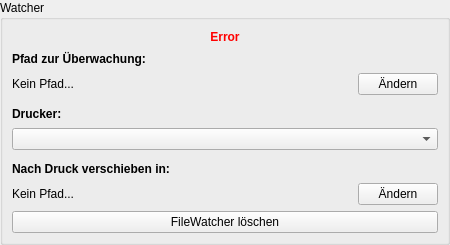
<?xml version="1.0" encoding="UTF-8"?>
<ui version="4.0">
 <class>FileWatcherWidget</class>
 <widget class="QWidget" name="FileWatcherWidget">
  <property name="geometry">
   <rect>
    <x>0</x>
    <y>0</y>
    <width>450</width>
    <height>245</height>
   </rect>
  </property>
  <property name="windowTitle">
   <string>Form</string>
  </property>
  <layout class="QVBoxLayout" name="verticalLayout">
   <property name="leftMargin">
    <number>0</number>
   </property>
   <property name="topMargin">
    <number>0</number>
   </property>
   <property name="rightMargin">
    <number>0</number>
   </property>
   <property name="bottomMargin">
    <number>0</number>
   </property>
   <item>
    <widget class="QGroupBox" name="groupBox">
     <property name="title">
      <string>Watcher</string>
     </property>
     <layout class="QVBoxLayout" name="verticalLayout_2">
      <item>
       <widget class="QLabel" name="label_errorMsg">
        <property name="font">
         <font>
          <weight>75</weight>
          <bold>true</bold>
         </font>
        </property>
        <property name="styleSheet">
         <string notr="true">color: red;</string>
        </property>
        <property name="text">
         <string>Error</string>
        </property>
        <property name="alignment">
         <set>Qt::AlignCenter</set>
        </property>
       </widget>
      </item>
      <item>
       <widget class="QLabel" name="label">
        <property name="font">
         <font>
          <weight>75</weight>
          <bold>true</bold>
         </font>
        </property>
        <property name="text">
         <string>Pfad zur Überwachung:</string>
        </property>
       </widget>
      </item>
      <item>
       <layout class="QHBoxLayout" name="horizontalLayout">
        <item>
         <widget class="QLabel" name="label_path">
          <property name="sizePolicy">
           <sizepolicy hsizetype="MinimumExpanding" vsizetype="Preferred">
            <horstretch>0</horstretch>
            <verstretch>0</verstretch>
           </sizepolicy>
          </property>
          <property name="text">
           <string>Kein Pfad...</string>
          </property>
         </widget>
        </item>
        <item>
         <widget class="QPushButton" name="pushButton_changePath">
          <property name="text">
           <string>Ändern</string>
          </property>
         </widget>
        </item>
       </layout>
      </item>
      <item>
       <spacer name="verticalSpacer_2">
        <property name="orientation">
         <enum>Qt::Vertical</enum>
        </property>
        <property name="sizeType">
         <enum>QSizePolicy::Fixed</enum>
        </property>
        <property name="sizeHint" stdset="0">
         <size>
          <width>20</width>
          <height>5</height>
         </size>
        </property>
       </spacer>
      </item>
      <item>
       <widget class="QLabel" name="label_2">
        <property name="font">
         <font>
          <weight>75</weight>
          <bold>true</bold>
         </font>
        </property>
        <property name="text">
         <string>Drucker:</string>
        </property>
       </widget>
      </item>
      <item>
       <widget class="QComboBox" name="comboBox_printer">
        <property name="focusPolicy">
         <enum>Qt::TabFocus</enum>
        </property>
       </widget>
      </item>
      <item>
       <spacer name="verticalSpacer">
        <property name="orientation">
         <enum>Qt::Vertical</enum>
        </property>
        <property name="sizeType">
         <enum>QSizePolicy::Fixed</enum>
        </property>
        <property name="sizeHint" stdset="0">
         <size>
          <width>20</width>
          <height>5</height>
         </size>
        </property>
       </spacer>
      </item>
      <item>
       <widget class="QLabel" name="label_3">
        <property name="font">
         <font>
          <weight>75</weight>
          <bold>true</bold>
         </font>
        </property>
        <property name="text">
         <string>Nach Druck verschieben in:</string>
        </property>
       </widget>
      </item>
      <item>
       <layout class="QHBoxLayout" name="horizontalLayout_2">
        <item>
         <widget class="QLabel" name="label_moveToPath">
          <property name="sizePolicy">
           <sizepolicy hsizetype="MinimumExpanding" vsizetype="Preferred">
            <horstretch>0</horstretch>
            <verstretch>0</verstretch>
           </sizepolicy>
          </property>
          <property name="text">
           <string>Kein Pfad...</string>
          </property>
         </widget>
        </item>
        <item>
         <widget class="QPushButton" name="pushButton_moveToPath">
          <property name="text">
           <string>Ändern</string>
          </property>
         </widget>
        </item>
       </layout>
      </item>
      <item>
       <widget class="QPushButton" name="pushButton_delete">
        <property name="text">
         <string>FileWatcher löschen</string>
        </property>
       </widget>
      </item>
     </layout>
    </widget>
   </item>
  </layout>
 </widget>
 <resources/>
 <connections/>
</ui>
